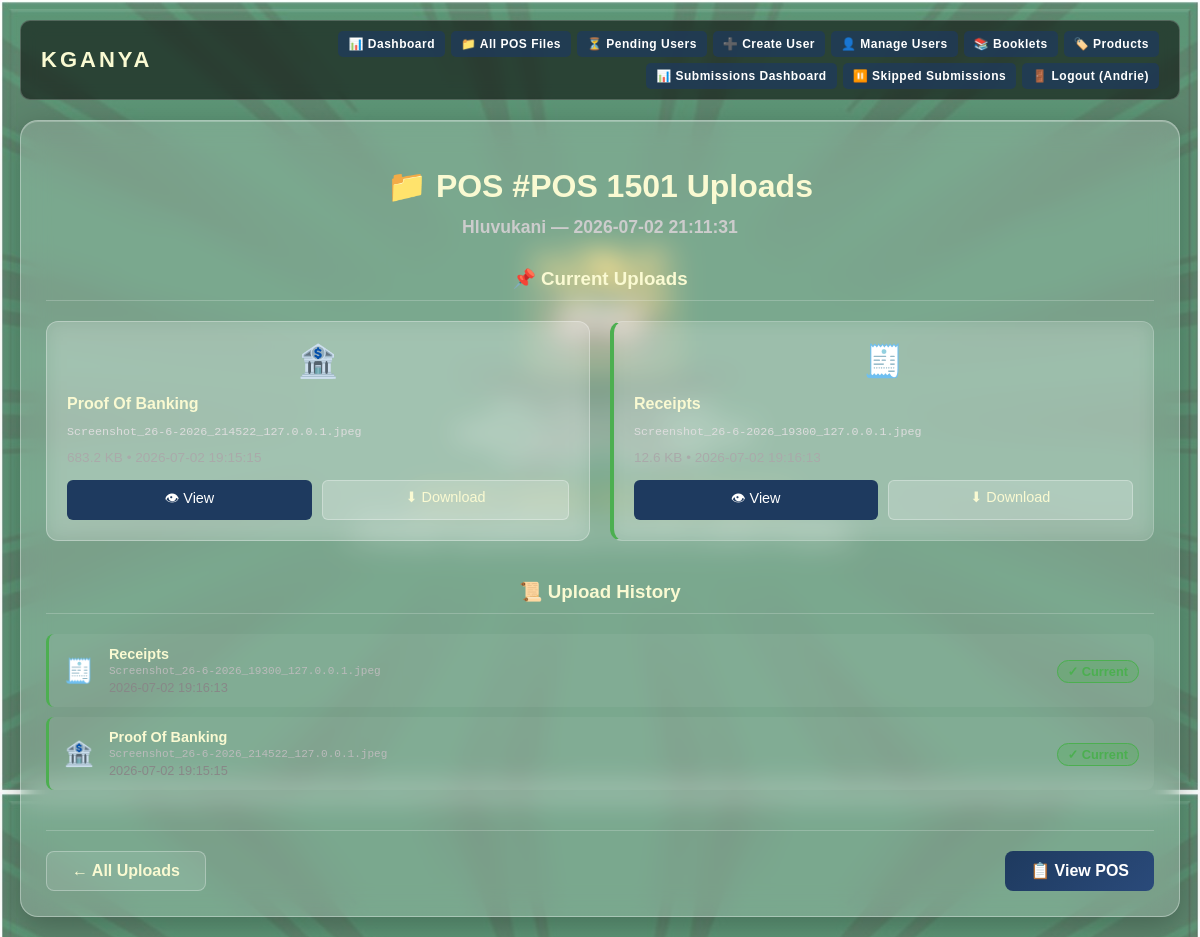
The app's page /admin/pos-uploads/20 (signed in) with its own data.
### tables this page shows
CREATE TABLE pos_records (
            id INTEGER PRIMARY KEY AUTOINCREMENT,
            pos_number TEXT NOT NULL,
            bank_sheet TEXT,
            created_by TEXT NOT NULL,
            created_at TEXT NOT NULL,
            total_banking REAL DEFAULT 0.00,
            total_parish REAL DEFAULT 0.00,
            total_stickers INTEGER DEFAULT 0,
            grand_total_cash REAL DEFAULT 0.00,
            final_status TEXT,
            file_path TEXT
        , year INTEGER, month INTEGER, month_name TEXT, html_file_path TEXT, church_name TEXT, church_code TEXT, church_file TEXT, depositor_name TEXT, depositor_id TEXT, depositor_phone TEXT, witness1 TEXT, witness2 TEXT, witness3 TEXT, expected_total REAL DEFAULT 0.00, total_outstanding REAL DEFAULT 0.00, count200 INTEGER DEFAULT 0, count100 INTEGER DEFAULT 0, count50 INTEGER DEFAULT 0, count20 INTEGER DEFAULT 0, count10 INTEGER DEFAULT 0, count_coins INTEGER DEFAULT 0, bank_count200 INTEGER DEFAULT 0, bank_count100 INTEGER DEFAULT 0, bank_count50 INTEGER DEFAULT 0, bank_count20 INTEGER DEFAULT 0, bank_count10 INTEGER DEFAULT 0, bank_count_coins INTEGER DEFAULT 0, minister_count200 INTEGER DEFAULT 0, minister_count100 INTEGER DEFAULT 0, minister_count50 INTEGER DEFAULT 0, minister_count20 INTEGER DEFAULT 0, minister_count10 INTEGER DEFAULT 0, minister_count_coins INTEGER DEFAULT 0, minister_total REAL DEFAULT 0.00, banking_amount_words TEXT, final_conclusion TEXT, banking_remarks TEXT, minister_remarks TEXT, total_expenses REAL DEFAULT 0.00, net_parish_balance REAL DEFAULT 0.00, banking_date TEXT);

CREATE TABLE pos_uploads (
        id INTEGER PRIMARY KEY AUTOINCREMENT,
        pos_record_id INTEGER NOT NULL,
        upload_type TEXT NOT NULL,
        original_filename TEXT NOT NULL,
        stored_filename TEXT NOT NULL,
        file_path TEXT NOT NULL,
        file_size INTEGER DEFAULT 0,
        mime_type TEXT,
        uploaded_by TEXT NOT NULL,
        uploaded_at TIMESTAMP DEFAULT CURRENT_TIMESTAMP,
        replaced_at TIMESTAMP,
        is_replaced INTEGER DEFAULT 0,
        replaced_by_upload_id INTEGER,
        FOREIGN KEY (pos_record_id) REFERENCES pos_records(id),
        FOREIGN KEY (replaced_by_upload_id) REFERENCES pos_uploads(id)
    );

### Digital_Proof_Of_Service.py (the view)
@app.route("/admin/pos-uploads/<int:pos_id>")
@admin_required
def admin_pos_uploads(pos_id):
    conn = get_db_connection()
    cursor = conn.cursor()
    cursor.execute("SELECT * FROM pos_records WHERE id = ?", (pos_id,))
    pos_record = cursor.fetchone()
    conn.close()
    if not pos_record:
        abort(404)
    current_uploads = get_pos_uploads(pos_id)
    history = get_upload_history(pos_id)
    return render_template("admin_pos_uploads.html",
                           pos_record=pos_record,
                           current_uploads=current_uploads,
                           history=history)

### Digital_Proof_Of_Service.py (called while the page is built)
def dict_row_factory(cursor, row):
    keys = [col[0] for col in cursor.description] if cursor.description else []
    return RowDict(row, keys)

def get_db_connection():
    conn = sqlite3.connect(DB_PATH, timeout=30)
    conn.row_factory = dict_row_factory
    return conn

def get_pos_uploads(pos_record_id):
    conn = get_db_connection()
    cursor = conn.cursor()
    cursor.execute("""
        SELECT * FROM pos_uploads
        WHERE pos_record_id = ? AND is_replaced = 0
        ORDER BY upload_type, uploaded_at DESC
    """, (pos_record_id,))
    uploads = [dict(row) for row in cursor.fetchall()]
    conn.close()
    return uploads

def get_upload_history(pos_record_id):
    conn = get_db_connection()
    cursor = conn.cursor()
    cursor.execute("""
        SELECT pu.*,
               replace_pu.original_filename as replaced_by_filename,
               replace_pu.uploaded_at as replaced_at_time
        FROM pos_uploads pu
        LEFT JOIN pos_uploads replace_pu ON pu.replaced_by_upload_id = replace_pu.id
        WHERE pu.pos_record_id = ?
        ORDER BY pu.uploaded_at DESC
    """, (pos_record_id,))
    history = [dict(row) for row in cursor.fetchall()]
    conn.close()
    return history

def admin_required(f):
    @wraps(f)
    def decorated(*args, **kwargs):
        if session.get("role") not in ["admin", "superadmin"]:
            flash("Admin access required.", "error")
            return redirect("/login")
        return f(*args, **kwargs)
    return decorated

@app.context_processor
def inject_globals():
    return {
        'app_name': 'KGANYA',
        'app_tagline': 'Lighting The Way Through Service',
        'current_year': datetime.now().year
    }

    def __getitem__(self, key):
        idx = self._keys.index(key)
        return self._row[idx]

    def keys(self):
        return self._keys

### templates/admin_pos_uploads.html (shortened to what this page needs)
{% extends "base.html" %}
{% block content %}
<div class="container">
    <h1>📁 POS #{{ pos_record.pos_number }} Uploads</h1>
    <h2>{{ pos_record.church_name or pos_record.created_by }} — {{ pos_record.created_at }}</h2>
    <div class="uploads-sections">
        <div class="section">
            <h3>📌 Current Uploads</h3>
            {% if current_uploads %}
            <div class="uploads-grid">
                {% for upload in current_uploads %}
                <div class="upload-card {% if upload.upload_type == 'proof_of_banking' %}banking{% else %}receipts{% endif %}">
                    <div class="upload-icon">
                        {% if upload.upload_type == 'proof_of_banking' %}🏦{% else %}🧾{% endif %}
                    </div>
                    <div class="upload-info">
                        <h4>{{ upload.upload_type.replace('_', ' ').title() }}</h4>
                        <p class="filename" title="{{ upload.original_filename }}">{{ upload.original_filename }}</p>
                        <p class="meta">{{ "%.1f"|format(upload.file_size / 1024) }} KB • {{ upload.uploaded_at }}</p>
                    </div>
                    <div class="upload-actions">
                        <a href="/uploads/{{ upload.stored_filename }}" class="btn-view" target="_blank">👁 View</a>
                        <a href="/uploads/{{ upload.stored_filename }}" class="btn-download" download>⬇ Download</a>
                    </div>
                </div>
                {% endfor %}
            </div>
            {% else %}
            <p class="empty">No uploads found for this POS.</p>
            {% endif %}
        </div>
        <div class="section">
            <h3>📜 Upload History</h3>
            {% if history %}
            <div class="history-list">
                {% for upload in history %}
                <div class="history-item {% if upload.is_replaced %}replaced{% else %}current{% endif %}">
                    <div class="history-icon">
                        {% if upload.upload_type == 'proof_of_banking' %}🏦{% else %}🧾{% endif %}
                    </div>
                    <div class="history-info">
                        <span class="history-type">{{ upload.upload_type.replace('_', ' ').title() }}</span>
                        <span class="history-filename">{{ upload.original_filename }}</span>
                        <span class="history-date">{{ upload.uploaded_at }}</span>
                    </div>
                    <div class="history-status">
                        {% if upload.is_replaced %}
                        <span class="badge replaced">🔄 Replaced</span>
                        {% else %}
                        <span class="badge current">✓ Current</span>
                        {% endif %}
                    </div>
                </div>
                {% endfor %}
            </div>
            {% else %}
            <p class="empty">No upload history.</p>
            {% endif %}
        </div>
    </div>
    <div class="actions-footer">
        <a href="/admin/uploads" class="btn-back">← All Uploads</a>
        <a href="/view-pos/{{ pos_record.id }}" class="btn-pos">📋 View POS</a>
    </div>
</div>
{% endblock %}

### templates/admin_pos_uploads.html (style rules this page uses)
.uploads-sections { margin: 30px 0; }
.section { margin-bottom: 40px; }
.section h3 { color: lightgoldenrodyellow; border-bottom: 1px solid rgba(255,255,255,0.2); padding-bottom: 10px; margin-bottom: 20px; }
.uploads-grid { display: grid; grid-template-columns: repeat(auto-fit, minmax(300px, 1fr)); gap: 20px; }
.upload-card { background: rgba(255,255,255,0.1); backdrop-filter: blur(10px); border: 1px solid rgba(255,255,255,0.2); border-radius: 12px; padding: 20px; display: flex; flex-direction: column; gap: 15px; transition: all 0.3s; }
.upload-card.banking { border-left: 4px solid #2196F3; }
.upload-card.receipts { border-left: 4px solid #4CAF50; }
.upload-icon { font-size: 2em; text-align: center; }
.upload-info h4 { margin: 0 0 5px; color: lightgoldenrodyellow; }
.filename { font-family: monospace; font-size: 0.9em; color: #ddd; overflow: hidden; text-overflow: ellipsis; white-space: nowrap; }
.meta { color: #aaa; font-size: 0.85em; margin: 5px 0 0; }
.upload-actions { display: flex; gap: 10px; }
.btn-view, .btn-download { flex: 1; padding: 8px; border-radius: 6px; text-decoration: none; text-align: center; font-size: 0.9em; transition: all 0.2s; }
.btn-view { background: #1e3a5f; color: white; }
.btn-download { background: rgba(255,255,255,0.2); color: lightgoldenrodyellow; border: 1px solid rgba(255,255,255,0.3); }
.history-list { display: flex; flex-direction: column; gap: 10px; }
.history-item { display: flex; align-items: center; gap: 15px; padding: 12px 15px; background: rgba(255,255,255,0.05); border-radius: 8px; border-left: 3px solid transparent; transition: all 0.2s; }
.history-item.current { border-left-color: #4CAF50; }
.history-icon { font-size: 1.5em; }
.history-info { flex: 1; display: flex; flex-direction: column; gap: 3px; }
.history-type { font-weight: bold; color: lightgoldenrodyellow; font-size: 0.9em; }
.history-filename { font-family: monospace; font-size: 0.85em; color: #bbb; }
.history-date { font-size: 0.8em; color: #888; }
.badge { padding: 3px 10px; border-radius: 12px; font-size: 0.8em; font-weight: bold; }
.badge.current { background: rgba(76, 175, 80, 0.3); color: #4CAF50; border: 1px solid #4CAF50; }
.actions-footer { display: flex; justify-content: space-between; margin-top: 30px; padding-top: 20px; border-top: 1px solid rgba(255,255,255,0.2); }
.actions-footer a { padding: 10px 25px; border-radius: 8px; text-decoration: none; font-weight: bold; transition: all 0.3s; }
.btn-back { background: rgba(255,255,255,0.1); color: lightgoldenrodyellow; border: 1px solid rgba(255,255,255,0.3); }
.btn-pos { background: linear-gradient(135deg, #1e3a5f, #2a4a7a); color: white; }
h2 { text-align: center; color: #ccc; font-size: 1.1em; margin-top: -10px; margin-bottom: 20px; }

### records on screen
pos_records: pos_number "POS 1501", church_name "Hluvukani", created_at "2026-07-02 21:11:31"
pos_uploads: upload_type.replace "Proof Of Banking", original_filename "Screenshot_26-6-2026_214522_127.0.0.1.jpeg", uploaded_at "2026-07-02 19:15:15"
pos_uploads: upload_type.replace "Receipts", original_filename "Screenshot_26-6-2026_19300_127.0.0.1.jpeg", uploaded_at "2026-07-02 19:16:13"

### other values on screen
{{ session.username }} "Andrie"
